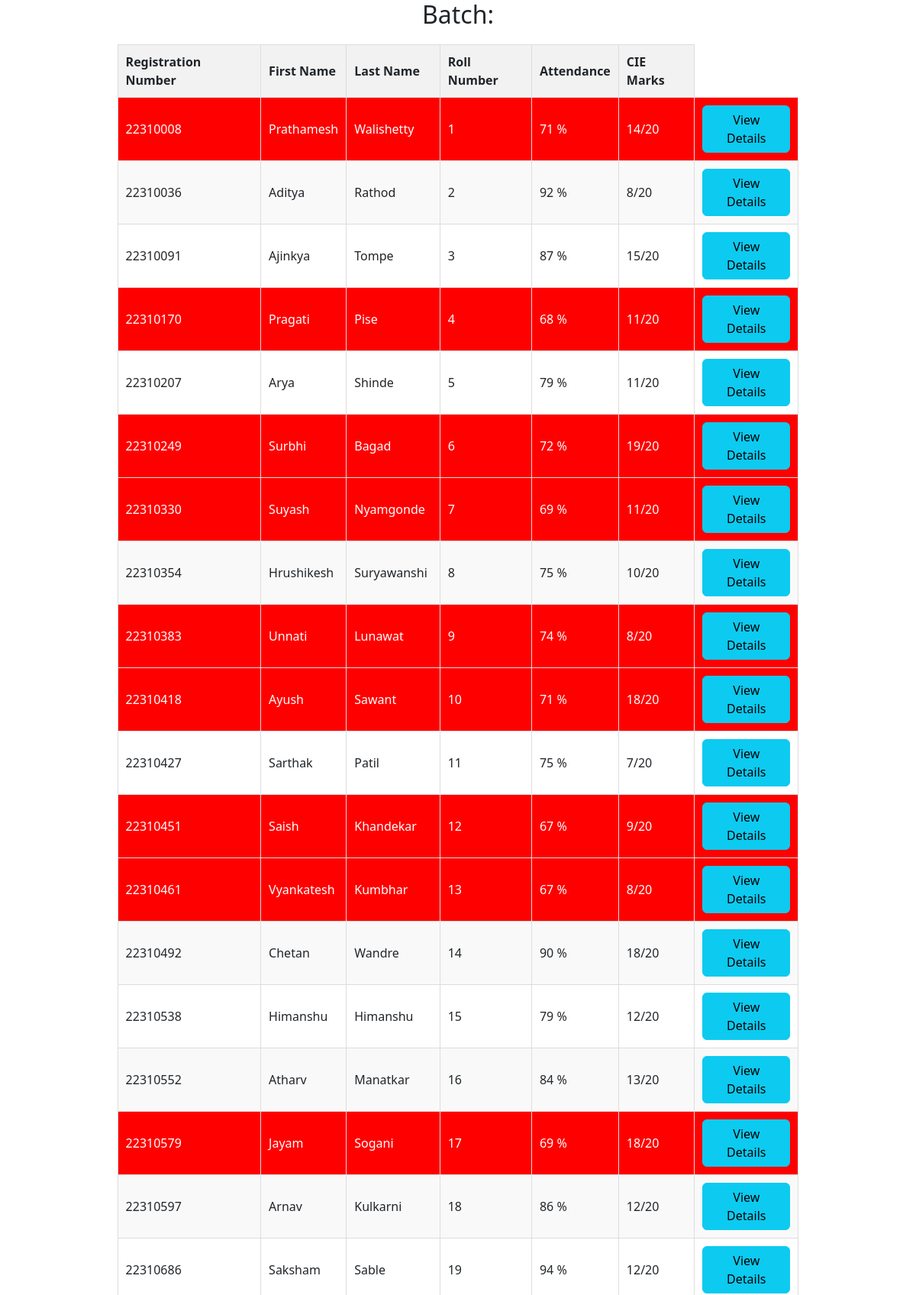
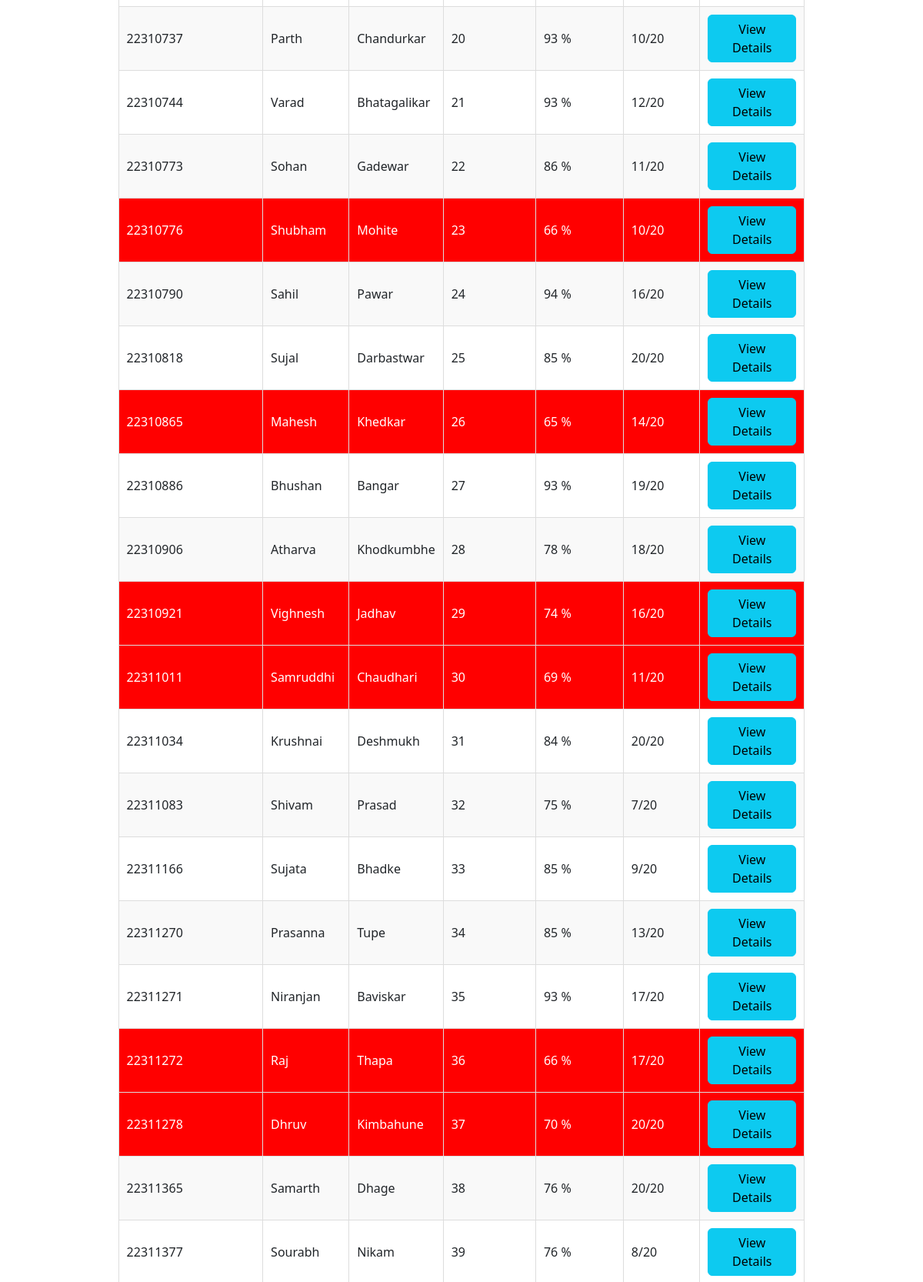
Screenshot of /show_batch_data/ (signed in, upper part) with the database file from the repository (2 pictures, top to bottom).
### login/models.py (models this page shows, shortened)
class Student(models.Model):
    user = models.OneToOneField(User, on_delete=models.CASCADE, null=True, blank=True)
    registration_number = models.CharField(max_length=20, unique=True, primary_key=True)
    roll_number = models.CharField(max_length=20, unique=True)
    attendance = models.IntegerField(default=0)
    cie_marks = models.IntegerField(default=0)
    first_name = models.CharField(max_length=50)
    last_name = models.CharField(max_length=50)
    batch = models.ForeignKey(Batch, on_delete=models.SET_NULL, null=True, blank=True)
    division = models.ForeignKey(Division, on_delete=models.SET_NULL, null=True, blank=True)
    subjects = models.ManyToManyField(Subject, blank=True)

### login/views.py (the view)
# urls.py: path('show_batch_data/', views.show_batch_data, name='show_batch_data'),
@login_required
def show_batch_data(request):
    user = request.user
    faculty = Faculty.objects.get(email=user.username)
    print(f"Faculty Found: {faculty}")
    batches = faculty.batches.all()
    students = Student.objects.filter(batch__in=batches)
    context = {
            'students': students,
            'batches': batches
        }
    return render(request, 'show_batch_data.html', context)

### login/models.py (called while the page is built)
    def __str__(self):
        return f"{self.first_name} {self.last_name}"

### templates/show_batch_data.html (shortened to what this page needs)
{% extends "base.html" %}
{% block body %}
<!DOCTYPE html>
<html lang="en">
<head>
</head>
<body>
    <div class="container">
        <h2>Batch: {{ batch }}</h2>
        <table>
            <thead>
                <tr>
                    <th>Registration Number</th>
                    <th>First Name</th>
                    <th>Last Name</th>
                    <th>Roll Number</th>
                    <th>Attendance</th>
                    <th>CIE Marks</th>
                </tr>
            </thead>
            <tbody>
                {% for student in students %}
                    <tr class="{% if student.attendance < 75 %}low-attendance{% endif %}">
                        <td>{{ student.registration_number }}</td>
                        <td>{{ student.first_name }}</td>
                        <td>{{ student.last_name }}</td>
                        <td>{{ student.roll_number}}</td>
                        <td>{{ student.attendance }} %</td>
                        <td>{{ student.cie_marks }}/20</td>
                        <td>
                            <a href="{% url 'view_student' student.registration_number %}" class="btn btn-info">View Details</a>
                        </td>
                    </tr>
                {% endfor %}
            </tbody>
        </table>
    </div>
</body>
</html>
{% endblock body %}

### templates/show_batch_data.html (style rules this page uses)
tr.low-attendance { background-color: red !important; color: white !important; }
table { width: 80%; margin: 20px auto; border-collapse: collapse; }
th, td { padding: 10px; border: 1px solid #dddddd; text-align: left; }
th { background-color: #f2f2f2; }
tr:nth-child(even) { background-color: #f9f9f9; }
h2 { text-align: center; }
.container { margin: 0 auto; text-align: center; }

### rows the page displays
Student: registration_number "22310008", first_name "Prathamesh", last_name "Walishetty", roll_number "1", attendance "71", cie_marks "14"
Student: registration_number "22310036", first_name "Aditya", last_name "Rathod", roll_number "2", attendance "92", cie_marks "8"
Student: registration_number "22310091", first_name "Ajinkya", last_name "Tompe", roll_number "3", attendance "87", cie_marks "15"
Student: registration_number "22310170", first_name "Pragati", last_name "Pise", roll_number "4", attendance "68", cie_marks "11"
Student: registration_number "22310207", first_name "Arya", last_name "Shinde", roll_number "5", attendance "79", cie_marks "11"
Student: registration_number "22310249", first_name "Surbhi", last_name "Bagad", roll_number "6", attendance "72", cie_marks "19"
Student: registration_number "22310330", first_name "Suyash", last_name "Nyamgonde", roll_number "7", attendance "69", cie_marks "11"
Student: registration_number "22310354", first_name "Hrushikesh", last_name "Suryawanshi", roll_number "8", attendance "75", cie_marks "10"
Student: registration_number "22310383", first_name "Unnati", last_name "Lunawat", roll_number "9", attendance "74", cie_marks "8"
Student: registration_number "22310418", first_name "Ayush", last_name "Sawant", roll_number "10", attendance "71", cie_marks "18"
Student: registration_number "22310427", first_name "Sarthak", last_name "Patil", roll_number "11", attendance "75", cie_marks "7"
Student: registration_number "22310451", first_name "Saish", last_name "Khandekar", roll_number "12", attendance "67", cie_marks "9"
Student: registration_number "22310461", first_name "Vyankatesh", last_name "Kumbhar", roll_number "13", attendance "67", cie_marks "8"
Student: registration_number "22310492", first_name "Chetan", last_name "Wandre", roll_number "14", attendance "90", cie_marks "18"
Student: registration_number "22310538", first_name "Himanshu", last_name "Himanshu", roll_number "15", attendance "79", cie_marks "12"
Student: registration_number "22310552", first_name "Atharv", last_name "Manatkar", roll_number "16", attendance "84", cie_marks "13"
Student: registration_number "22310579", first_name "Jayam", last_name "Sogani", roll_number "17", attendance "69", cie_marks "18"
Student: registration_number "22310597", first_name "Arnav", last_name "Kulkarni", roll_number "18", attendance "86", cie_marks "12"
Student: registration_number "22310686", first_name "Saksham", last_name "Sable", roll_number "19", attendance "94", cie_marks "12"
Student: registration_number "22310737", first_name "Parth", last_name "Chandurkar", roll_number "20", attendance "93", cie_marks "10"
Student: registration_number "22310744", first_name "Varad", last_name "Bhatagalikar", roll_number "21", attendance "93", cie_marks "12"
Student: registration_number "22310773", first_name "Sohan", last_name "Gadewar", roll_number "22", attendance "86", cie_marks "11"
Student: registration_number "22310776", first_name "Shubham", last_name "Mohite", roll_number "23", attendance "66", cie_marks "10"
Student: registration_number "22310790", first_name "Sahil", last_name "Pawar", roll_number "24", attendance "94", cie_marks "16"
Student: registration_number "22310818", first_name "Sujal", last_name "Darbastwar", roll_number "25", attendance "85", cie_marks "20"
Student: registration_number "22310865", first_name "Mahesh", last_name "Khedkar", roll_number "26", attendance "65", cie_marks "14"
Student: registration_number "22310886", first_name "Bhushan", last_name "Bangar", roll_number "27", attendance "93", cie_marks "19"
Student: registration_number "22310906", first_name "Atharva", last_name "Khodkumbhe", roll_number "28", attendance "78", cie_marks "18"
Student: registration_number "22310921", first_name "Vighnesh", last_name "Jadhav", roll_number "29", attendance "74", cie_marks "16"
Student: registration_number "22311011", first_name "Samruddhi", last_name "Chaudhari", roll_number "30", attendance "69", cie_marks "11"
Student: registration_number "22311034", first_name "Krushnai", last_name "Deshmukh", roll_number "31", attendance "84", cie_marks "20"
Student: registration_number "22311083", first_name "Shivam", last_name "Prasad", roll_number "32", attendance "75", cie_marks "7"
Student: registration_number "22311166", first_name "Sujata", last_name "Bhadke", roll_number "33", attendance "85", cie_marks "9"
Student: registration_number "22311270", first_name "Prasanna", last_name "Tupe", roll_number "34", attendance "85", cie_marks "13"
Student: registration_number "22311271", first_name "Niranjan", last_name "Baviskar", roll_number "35", attendance "93", cie_marks "17"
Student: registration_number "22311272", first_name "Raj", last_name "Thapa", roll_number "36", attendance "66", cie_marks "17"
Student: registration_number "22311278", first_name "Dhruv", last_name "Kimbahune", roll_number "37", attendance "70", cie_marks "20"
Student: registration_number "22311365", first_name "Samarth", last_name "Dhage", roll_number "38", attendance "76", cie_marks "20"
Student: registration_number "22311377", first_name "Sourabh", last_name "Nikam", roll_number "39", attendance "76", cie_marks "8"
